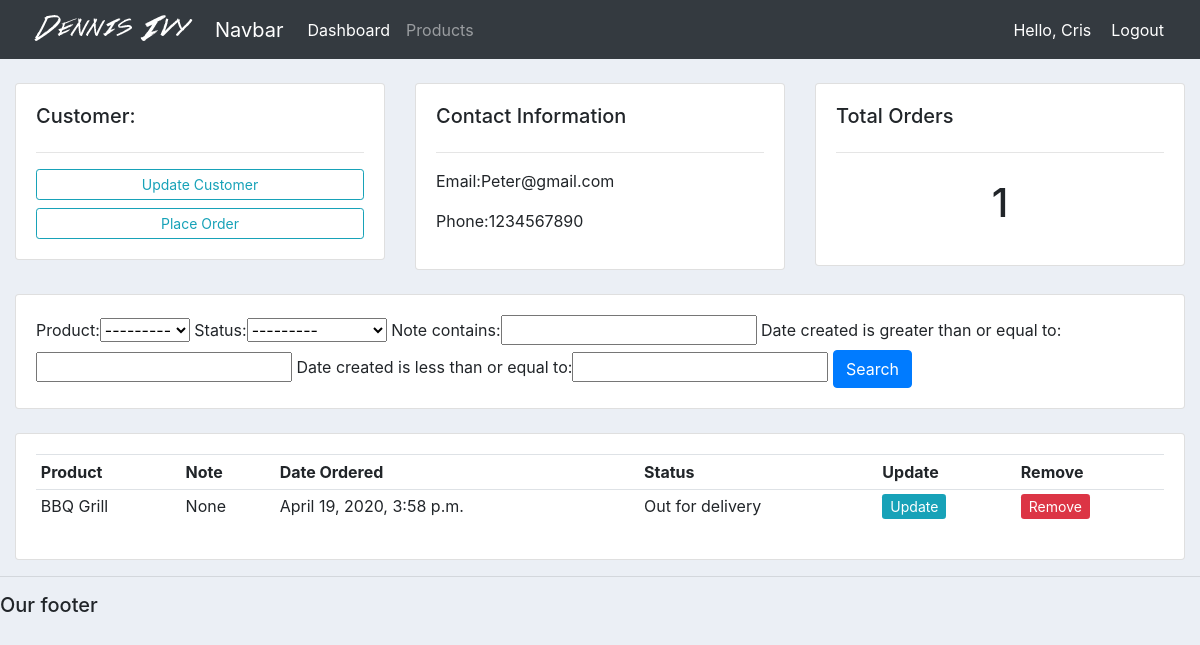
The page /customer/2/ (signed in) on the database its author committed.
### accounts/models.py (models this page shows, shortened)
class Customer(models.Model):
    name = models.CharField(max_length=200)
    phone = models.CharField(max_length=200)
    email = models.CharField(max_length=200)
    date_created = models.DateTimeField(auto_now_add=True, null=True)

class Order(models.Model):
    STATUS = (
        ('Pending', 'Pending'),
        ('Out for delivery', 'Out for delivery'),
        ('Delivered', 'Delivered'),
    )
    customer = models.ForeignKey(Customer, null=True, on_delete= models.SET_NULL)
    product = models.ForeignKey(Product, null=True, on_delete=models.SET_NULL)
    date_created = models.DateTimeField(auto_now_add=True, null=True)
    status = models.CharField(max_length=200, null=True, choices=STATUS)
    note = models.CharField(max_length=1000, null=True)

class Product(models.Model):
    CATEGORY = (
        ('Indoor', 'Indoor'),
        ('Out Door', 'Out Door'),
    )
    name = models.CharField(max_length=200, null=True)
    price = models.FloatField(null=True)
    category = models.CharField(max_length=200, null=True, choices=CATEGORY)
    description = models.CharField(max_length=200, null=True, blank=True)
    date_created = models.DateTimeField(auto_now_add=True, null=True)
    tags = models.ManyToManyField(Tag)
    def __str__(self):
        return self.name

### accounts/views.py (the view)
# urls.py: path('customer/<str:pk_test>/', views.customer, name="customer"),
@login_required(login_url='login')
def customer(request, pk_test):
    customer = Customer.objects.get(id=pk_test)
    orders = customer.order_set.all()
    order_count = orders.count()
    myFilter = OrderFilter(request.GET, queryset=orders)
    orders = myFilter.qs
    context = {'customer': customer, 'orders': orders,
               'order_count': order_count, 'myFilter': myFilter}
    return render(request, 'accounts/customer.html', context)

### accounts/templates/accounts/customer.html
{%  extends 'accounts/main.html' %}
{% block content %}
	<br>
<div class="row">
	<div class="col-md">
		<div class="card card-body">
			<h5>Customer:</h5>
			<hr>
			<a class="btn btn-outline-info  btn-sm btn-block" href="">Update Customer</a>
			<a class="btn btn-outline-info  btn-sm btn-block" href="{% url 'create_order' customer.id %}">Place Order</a>
		</div>
	</div>
	<div class="col-md">
		<div class="card card-body">
			<h5>Contact Information</h5>
			<hr>
			<p>Email:{{customer.email}} </p>
			<p>Phone:{{customer.phone}} </p>
		</div>
	</div>
	<div class="col-md">
		<div class="card card-body">
			<h5>Total Orders</h5>
			<hr>
			<h1 style="text-align: center;padding: 10px">{{order_count}}</h1>
		</div>
	</div>
</div>
<br>
<div class="row">
	<div class="col">
		<div class="card card-body">
			<form method="get">
				{{myFilter.form}}
		    <button class="btn btn-primary" type="submit">Search</button>
		  </form>
		</div>
	</div>
</div>
<br>
<div class="row">
	<div class="col-md">
		<div class="card card-body">
			<table class="table table-sm">
				<tr>
					<th>Product</th>
					<th>Note</th>
					<th>Date Ordered</th>
					<th>Status</th>
					<th>Update</th>
					<th>Remove</th>
				</tr>
				{% for order in orders %}
				<tr>
					<td>{{order.product}}</td>
					<td>{{order.note}}</td>
					<td>{{order.date_created}}</td>
					<td>{{order.status}}</td>
					<td><a class="btn-sm btn-info" href="{% url 'update_order' order.id %}">Update</a></td>
					<td><a class="btn-sm btn-danger" href="{% url 'delete_order' order.id %}"=>Remove</a></td>
				</tr>
				{% endfor %}
			</table>
		</div>
	</div>
</div>
{% endblock %}

### accounts/templates/accounts/navbar.html (shortened to what this page needs)
{% load static %}
<nav class="navbar navbar-expand-lg navbar-dark bg-dark">
  <img src="{% static 'images/logo.png' %}">
    <a class="navbar-brand" href="#">Navbar</a>
    <div class="collapse navbar-collapse" id="navbarNav">
      <ul class="navbar-nav">
        <li class="nav-item active">
          <a class="nav-link" href="{% url 'home' %}">Dashboard</a>
        </li>
        <li class="nav-item">
          <a class="nav-link" href="{% url 'products' %}">Products</a>
        </li>
      </ul>
    </div>
    <span class="hello-msg">Hello, {{request.user}}</span>
    <span><a class="hello-msg" href="{% url 'logout' %}">Logout</a></span>
  </nav>

### static/css/main.css (style rules this page uses)
body { background-color: #ebeff5; }

### accounts/templates/accounts/navbar.html (style rules this page uses)
.hello-msg { font-size: 18 px; color: #fff; margin-right: 20px; }

### rows shown on the page
Customer: email "Peter@gmail.com", phone "1234567890"
Order: product "BBQ Grill", note "None", date_created "April 19, 2020, 3:58 p.m.", status "Out for delivery"

### other values the page prints
{{ request.user }} "Cris"
{{ order_count }} "1"
